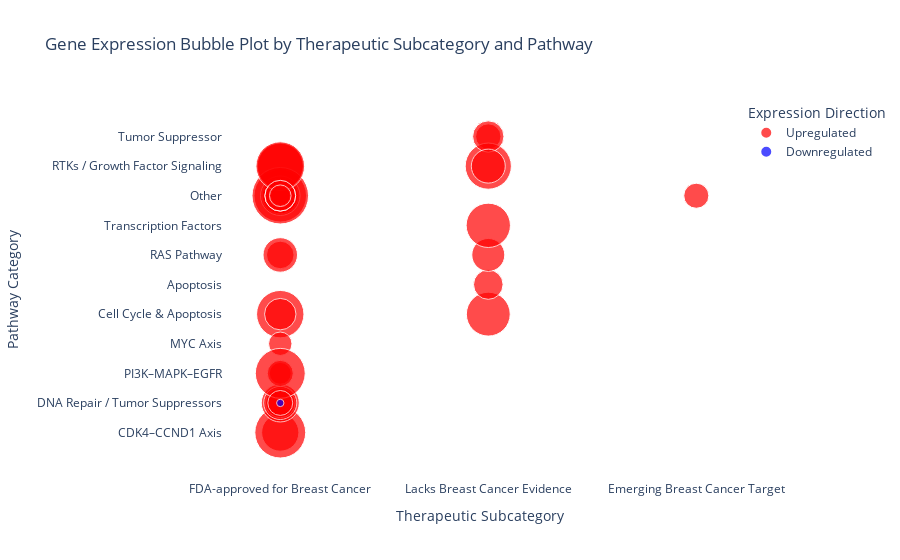

The code cell stored with this chart in its notebook:
### Code cell
import plotly.express as px
import numpy as np

# Create a new column for absolute log2 fold change for bubble size
df_unique['abs_log2_fc'] = np.abs(df_unique['log2_fc'])

# Create color column: red if upregulated (log2_fc > 0), blue if downregulated (log2_fc < 0)
df_unique['expr_direction'] = df_unique['log2_fc'].apply(lambda x: 'Upregulated' if x > 0 else 'Downregulated')

# Bubble size scaling for better visibility (adjust max size as needed)
max_size = 40
df_unique['bubble_size'] = df_unique['abs_log2_fc'] / df_unique['abs_log2_fc'].max() * max_size

fig = px.scatter(
    df_unique,
    x='Therapeutic Subcategory',
    y='Pathway Category',
    size='bubble_size',
    color='expr_direction',
    hover_name='gene',
    hover_data={
        'log2_fc': ':.3f',
        'Clinical_Trial_Status': True,
        'bubble_size': False,  # hide raw size
        'Therapeutic Subcategory': False,
        'Pathway Category': False,
        'expr_direction': False
    },
    color_discrete_map={'Upregulated': 'red', 'Downregulated': 'blue'},
    size_max=max_size,
    title='Gene Expression Bubble Plot by Therapeutic Subcategory and Pathway',
    labels={'Therapeutic Subcategory': 'Therapeutic Subcategory', 'Pathway Category': 'Pathway Category'}
)

fig.update_layout(
    yaxis={'categoryorder': 'total ascending'},  # order Y-axis categories
    legend_title_text='Expression Direction',
    plot_bgcolor='white'
)

fig.show()

### Figure 1 — Plotly figure (JSON) as saved in the notebook; plotly's stock layout.template omitted (floating-point values rounded to 4 significant figures; data arrays with more than 128 entries replaced by an {"elided": "..."} marker saying what was removed)
{"data": [{"customdata": {"elided": "39x4 mixed values"}, "hovertemplate": "<b>%{hovertext}</b><br><br>log2_fc=%{customdata[0]:.3f}<br>Clinical_Trial_Status=%{customdata[1]}<extra></extra>", "hovertext": ["CDK4", "CDKN1A", "ERBB2", "CCND1", "CDKN2A", "FOXO3", "BAX", "KRAS", "FGFR1", "MDM2", "NF1", "AKT1", "BRCA1", "HRAS", "TP53", "CASP8", "CDK6", "PTEN", "MYC", "BRCA2", "NRAS", "VHL", "PIK3CA", "RB1", "BCL2", "MET", "SRC", "EGFR", "NF2", "NTRK2", "TSC2", "STK11", "FGFR2", "ATR", "NOTCH1", "SMAD4", "CHEK2", "WT1", "NTRK1"], "legendgroup": "Upregulated", "marker": {"color": "red", "size": [17.36, 24.06, 34.56, 32.36, 28.07, 16.26, 10.93, 9.489, 25.8, 12.37, 16.27, 19.49, 18.07, 14.9, 10.99, 7.881, 9.509, 6.019, 6.865, 13.72, 13.61, 8.049, 8.449, 7.155, 4.978, 40.0, 26.66, 31.18, 12.28, 27.17, 11.81, 11.59, 29.62, 4.88, 11.84, 5.847, 7.777, 24.54, 14.43], "sizemode": "area", "sizeref": 0.025, "symbol": "circle"}, "mode": "markers", "name": "Upregulated", "orientation": "v", "showlegend": true, "type": "scatter", "x": ["FDA-approved for Breast Cancer", "Lacks Breast Cancer Evidence", "FDA-approved for Breast Cancer", "FDA-approved for Breast Cancer", "FDA-approved for Breast Cancer", "FDA-approved for Breast Cancer", "Lacks Breast Cancer Evidence", "FDA-approved for Breast Cancer", "FDA-approved for Breast Cancer", "FDA-approved for Breast Cancer", "FDA-approved for Breast Cancer", "FDA-approved for Breast Cancer", "FDA-approved for Breast Cancer", "FDA-approved for Breast Cancer", "FDA-approved for Breast Cancer", "Emerging Breast Cancer Target", "FDA-approved for Breast Cancer", "FDA-approved for Breast Cancer", "FDA-approved for Breast Cancer", "FDA-approved for Breast Cancer", "Lacks Breast Cancer Evidence", "Lacks Breast Cancer Evidence", "FDA-approved for Breast Cancer", "FDA-approved for Breast Cancer", "FDA-approved for Breast Cancer", "FDA-approved for Breast Cancer", "Lacks Breast Cancer Evidence", "FDA-approved for Breast Cancer", "Lacks Breast Cancer Evidence", "FDA-approved for Breast Cancer", "FDA-approved for Breast Cancer", "FDA-approved for Breast Cancer", "FDA-approved for Breast Cancer", "FDA-approved for Breast Cancer", "FDA-approved for Breast Cancer", "FDA-approved for Breast Cancer", "FDA-approved for Breast Cancer", "Lacks Breast Cancer Evidence", "Lacks Breast Cancer Evidence"], "xaxis": "x", "y": ["CDK4–CCND1 Axis", "Cell Cycle & Apoptosis", "Other", "CDK4–CCND1 Axis", "Cell Cycle & Apoptosis", "Other", "Apoptosis", "RAS Pathway", "RTKs / Growth Factor Signaling", "Cell Cycle & Apoptosis", "Other", "Other", "DNA Repair / Tumor Suppressors", "RAS Pathway", "DNA Repair / Tumor Suppressors", "Other", "Other", "PI3K–MAPK–EGFR", "MYC Axis", "DNA Repair / Tumor Suppressors", "RAS Pathway", "Tumor Suppressor", "PI3K–MAPK–EGFR", "Other", "Other", "Other", "RTKs / Growth Factor Signaling", "PI3K–MAPK–EGFR", "Tumor Suppressor", "RTKs / Growth Factor Signaling", "Other", "Other", "RTKs / Growth Factor Signaling", "Other", "Other", "Other", "DNA Repair / Tumor Suppressors", "Transcription Factors", "RTKs / Growth Factor Signaling"], "yaxis": "y"}, {"customdata": [[-0.09588, "In Breast Cancer Trial", 0.6856, "Downregulated"]], "hovertemplate": "<b>%{hovertext}</b><br><br>log2_fc=%{customdata[0]:.3f}<br>Clinical_Trial_Status=%{customdata[1]}<extra></extra>", "hovertext": ["ATM"], "legendgroup": "Downregulated", "marker": {"color": "blue", "size": [0.6856], "sizemode": "area", "sizeref": 0.025, "symbol": "circle"}, "mode": "markers", "name": "Downregulated", "orientation": "v", "showlegend": true, "type": "scatter", "x": ["FDA-approved for Breast Cancer"], "xaxis": "x", "y": ["DNA Repair / Tumor Suppressors"], "yaxis": "y"}], "layout": {"legend": {"itemsizing": "constant", "title": {"text": "Expression Direction"}, "tracegroupgap": 0}, "plot_bgcolor": "white", "title": {"text": "Gene Expression Bubble Plot by Therapeutic Subcategory and Pathway"}, "xaxis": {"anchor": "y", "domain": [0, 1], "title": {"text": "Therapeutic Subcategory"}}, "yaxis": {"anchor": "x", "categoryorder": "total ascending", "domain": [0, 1], "title": {"text": "Pathway Category"}}}}
